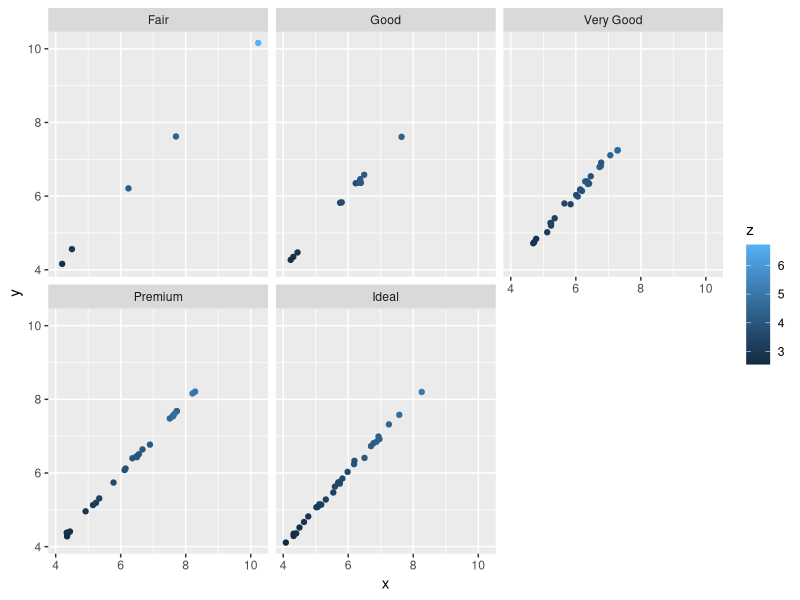
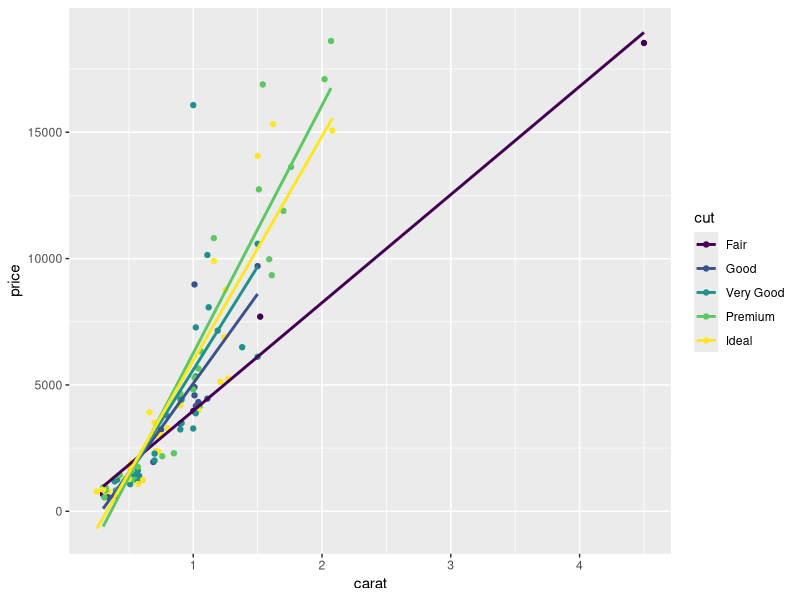
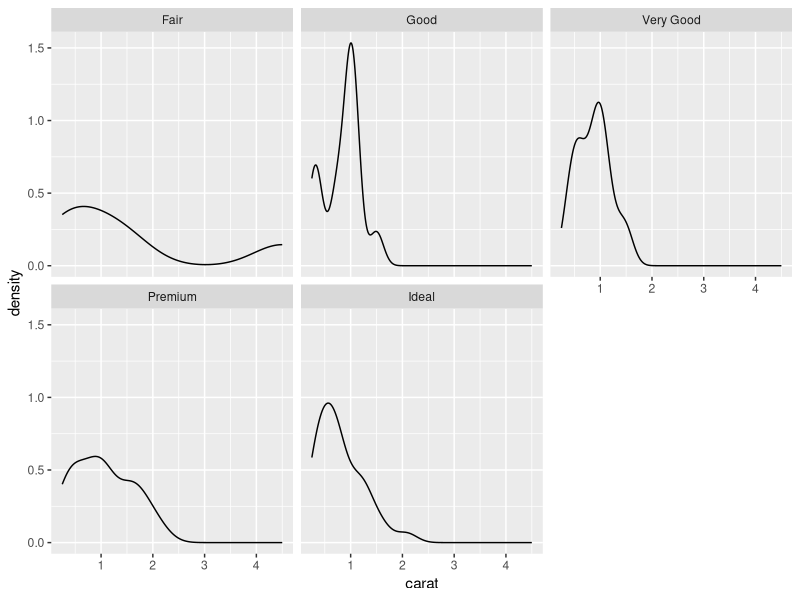
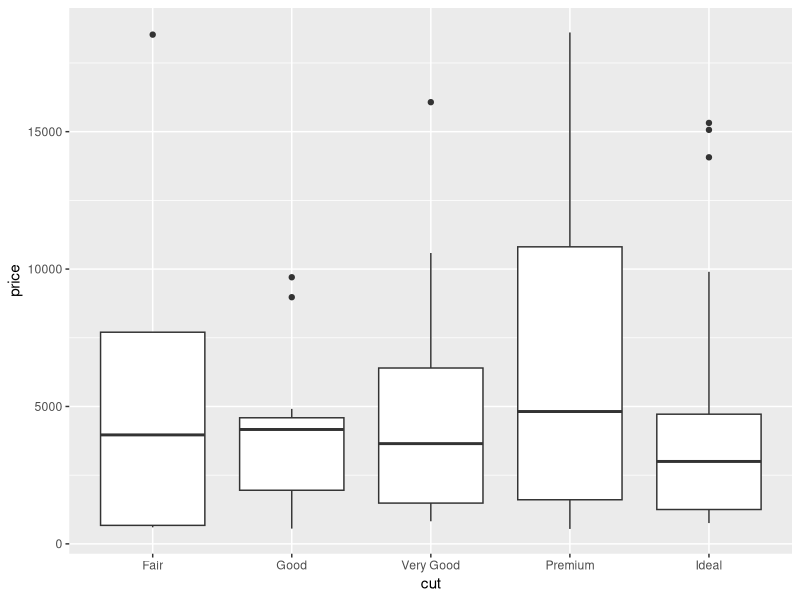
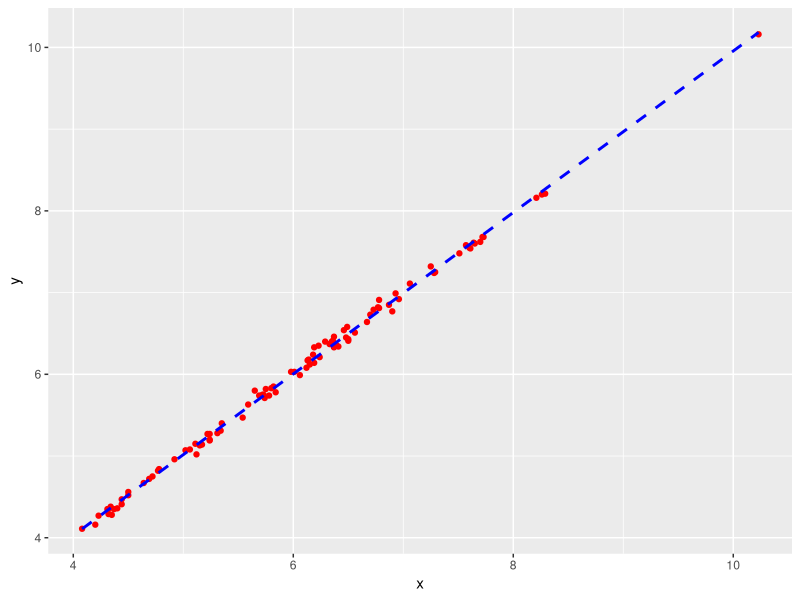
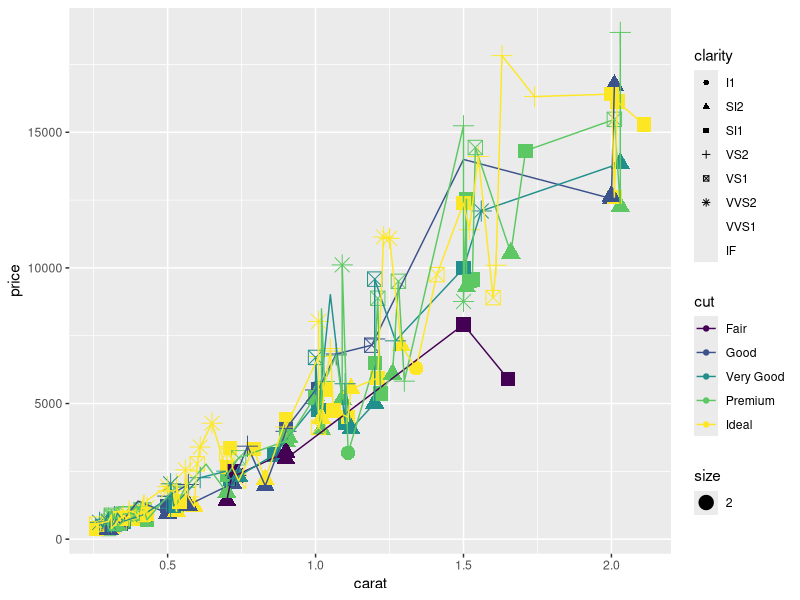

Write the R code that produced these figures, in order.
library(tidyverse)

#plot in a paper and evaluate
#human microbiome consortium.  Box plots are difficult to read--bit of an artistic duck
#could easily do this with facets

nrow(diamonds) #returns 53940 rows
#diamonds at the command returns the following text: a tibble: 53940 X 10
#columns are: carat, cut, color, clarity, depth, table, price, x, y, z

#explain the following code in words
set.seed(1410) 
dsmall <- diamonds[sample(nrow(diamonds), 100), ]
#random number generator. seed provides single values interpreted
#as an interger or a NULL (from help menus)
#creates a tibble 100x10
#as to what else it does, the nrows provides 100, and the comma-nothing says "all columns"
#so is the 100 rows of data just taken from a randomly picked sample of 1410 from the whole thing?

#Use  dsmall  to create the following plots: A scatterplot of  y  vs  x , colored by z values and faceted by  cut  
ggplot(data=dsmall) +
  geom_point(mapping = aes(x=x, y=y, color=z)) +
  facet_wrap(~cut)


#put the graph info up in the top...geoms are later
ggplot(data=dsmall, aes(x=carat, y=price, color=cut))+
  geom_point() +
  geom_smooth(method = "lm", se=FALSE)

#A density plot of  carat , faceted and colored by  clarity 
ggplot(data=dsmall, aes(x=carat))+
  geom_density()+
  facet_wrap(~cut)


#A boxplot of  price  as a function of  cut  
ggplot(data=dsmall, aes(x=cut, y=price)) +
  geom_boxplot()

#???A scatterplot of  y  versus  x . The points should be red ( colour = "red") 
#the color of the smoothing line should be blue ( colour = "blue" ),
#and the line should be dashed with fat dashes ( linetype=2 ). 
#set 
ggplot(data=dsmall, aes(x=x, y=y)) +
  geom_point(color='red') +
  geom_smooth(method='lm',color = 'blue', linetype=2, se=FALSE)

#ugly plot
dmedium <- diamonds[sample(nrow(diamonds), 200), ]
ggplot(data=dmedium, aes(x=carat, y=price, color=cut))+
  geom_point(mapping=aes(shape=clarity, size=2)) +
  geom_line() 
  #geom_smooth(method = "lm", se=FALSE)

  